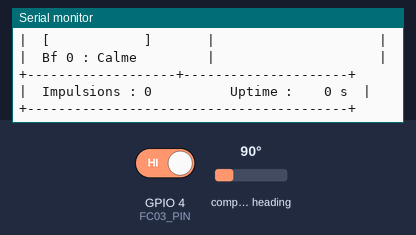
Bench run of a sketch on a simulated ESP32. Shown: the last lines printed to the serial monitor. Wiring (inferred from the names in the program): AS5600 angle sensor at I2C address 0x36. Inputs (shaded band) come from the test bench; at power-on: compass heading 90°, GPIO 4 (FC03_PIN) HIGH.

Above: at 1.7 s.
1.8 s: compass heading set to 7°
At 2.4 s:
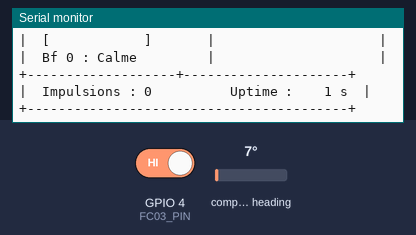
3.5 s: compass heading set to 180°
At 4.8 s:
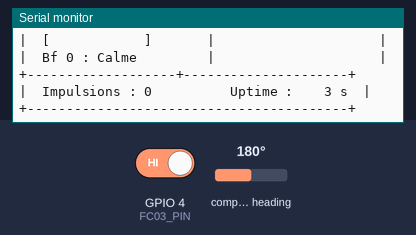
5.5 s: compass heading set to 269°
At 6.6 s:
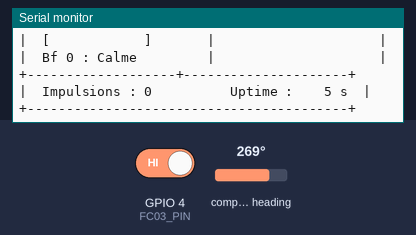
7.5 s: compass heading set to 352°
At 8.8 s:
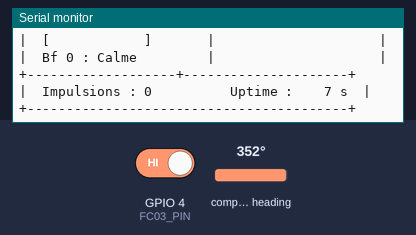

Measured:
- after the input at 1.8 s, the serial monitor: prints a new line after 0.21 s (image 1)
- after the input at 3.5 s, the serial monitor: prints a new line after 0.52 s (image 2)
- after the input at 5.5 s, the serial monitor: prints a new line after 0.52 s (image 3)
- after the input at 7.5 s, the serial monitor: prints a new line after 0.52 s (image 4)

The sketch:

Code_Partie2_FC-03_AS5600.ino
```cpp
/*
 * ============================================================
 *  STATION DE MESURE VENT — ESP32
 *  Vitesse : FC-03 + roue codeuse 30 fentes (rayon bras = 4 cm)
 *  Direction : encodeur magnétique AS5600 (I²C)
 * ============================================================
 *  Auteur  : generated for ESP32 / Arduino framework
 *  Révision: 2025
 * ============================================================
 *
 *  Formule vitesse :
 *    chaque impulsion FC-03 = 360/30 = 12° de rotation
 *    => 1 tour complet = 30 impulsions
 *    distance / tour = 2π × r = 2π × 0.04 m ≈ 0.2513 m
 *    distance / impulsion = 0.2513 / 30 ≈ 8.378 mm
 *    V (m/s) = (nb_impulsions × dist_par_impulsion) / temps_s
 *
 *  AS5600 :
 *    Registre angle brut = 0x0E (2 octets, 12 bits → 0..4095)
 *    Angle (°) = (raw / 4096) × 360
 * ============================================================
 */

#include <Arduino.h>
#include <Wire.h>

/* ─── Broches ─────────────────────────────────────────── */
#define FC03_PIN       4     // entrée digitale FC-03 (IRAM-safe, pull-up externe si nécessaire)
#define SDA_PIN        21     // I²C SDA → AS5600
#define SCL_PIN        22     // I²C SCL → AS5600

/* ─── Paramètres anémomètre ───────────────────────────── */
#define NB_FENTES      30                             // nombre de fentes sur la roue
#define RAYON_M        0.04f                          // rayon du bras de coupelles (mètres)
#define DIST_PAR_PULSE (TWO_PI * RAYON_M / NB_FENTES) // ≈ 0.008378 m

/* ─── Paramètres mesure ───────────────────────────────── */
#define INTERVALLE_MS  1000   // fenêtre de comptage (ms) — 1 s
#define MOYS_NB        5      // nombre de mesures pour la moyenne glissante

/* ─── Adresse / registres AS5600 ─────────────────────── */
#define AS5600_ADDR    0x36
#define REG_ANGLE_MSB  0x0E   // registre 12-bit angle brut (2 octets Big-Endian)
#define REG_STATUS     0x0B   // registre statut (bit 5 = MD = magnet detected)

/* ─── Variables globales ─────────────────────────────── */
volatile uint32_t g_pulses = 0;   // compteur d'impulsions (mis à jour par ISR)

float   buf_vitesse[MOYS_NB] = {0};   // tampon moyenne glissante
uint8_t idx_moy = 0;

/* ─── Prototypes ─────────────────────────────────────── */
void    IRAM_ATTR isrFC03();
bool    as5600Detecte();
uint16_t lireAngleBrut();
float   brut2Degres(uint16_t raw);
String  degreVersCardinal(float deg);
float   calcVitesse(uint32_t impulsions, uint32_t dt_ms);
float   moyenneGlissante(float nouvelle_valeur);
void    afficherJSON(float vitesse_ms, float vitesse_kmh, float vitesse_bf,
                     float dir_deg, const String& cardinal);
uint8_t echelleBeaufort(float v_ms);

/* ===========================================================
   SETUP
   =========================================================== */
void setup()
{
    Serial.begin(115200);
    delay(500);

    /* ── FC-03 ── */
    pinMode(FC03_PIN, INPUT);                                 // pull-up externe recommandé
    attachInterrupt(digitalPinToInterrupt(FC03_PIN),
                    isrFC03, FALLING);                        // front descendant = fente traversée

    /* ── I²C / AS5600 ── */
    Wire.begin(SDA_PIN, SCL_PIN);
    Wire.setClock(400000);   // mode Fast I²C

    Serial.println("\n========================================");
    Serial.println("  STATION VENT  —  ESP32");
    Serial.println("========================================");

    if (as5600Detecte()) {
        Serial.println("[AS5600]  capteur détecté ✓");
    } else {
        Serial.println("[AS5600]  ERREUR : capteur non trouvé !");
        Serial.println("          Vérifiez câblage SDA/SCL et alimentation 3.3 V.");
    }

    Serial.println("[FC-03]   interruption configurée sur GPIO " + String(FC03_PIN));
    Serial.printf("[Anémomètre] %d fentes, rayon %.0f mm, dist/pulse = %.4f m\n",
                  NB_FENTES, RAYON_M * 1000.0f, DIST_PAR_PULSE);
    Serial.println("----------------------------------------");
    Serial.println("Format : JSON compact, 1 ligne par seconde");
    Serial.println("----------------------------------------\n");
}

/* ===========================================================
   LOOP
   =========================================================== */
void loop()
{
    static uint32_t t_dernier   = 0;
    static uint32_t pulses_prec = 0;

    uint32_t t_courant = millis();

    if (t_courant - t_dernier >= INTERVALLE_MS)
    {
        uint32_t dt = t_courant - t_dernier;
        t_dernier   = t_courant;

        /* ── Snapshot atomique du compteur ISR ── */
        noInterrupts();
        uint32_t pulses_courants = g_pulses;
        interrupts();

        uint32_t delta = pulses_courants - pulses_prec;
        pulses_prec    = pulses_courants;

        /* ── Vitesse ── */
        float v_ms   = calcVitesse(delta, dt);
        float v_moy  = moyenneGlissante(v_ms);
        float v_kmh  = v_moy * 3.6f;
        uint8_t bf   = echelleBeaufort(v_moy);

        /* ── Direction ── */
        uint16_t brut    = lireAngleBrut();
        float    dir_deg = brut2Degres(brut);
        String   cardinal = degreVersCardinal(dir_deg);

        /* ── Sortie ── */
        afficherJSON(v_moy, v_kmh, (float)bf, dir_deg, cardinal);
    }
}

/* ===========================================================
   ISR  —  FC-03
   Déclenchée sur chaque front descendant (passage d'une fente)
   =========================================================== */
void IRAM_ATTR isrFC03()
{
    g_pulses++;
}

/* ===========================================================
   AS5600 — Détection
   =========================================================== */
bool as5600Detecte()
{
    /* Tentative de communication I²C */
    Wire.beginTransmission(AS5600_ADDR);
    if (Wire.endTransmission() != 0) return false;

    /* Vérification bit MD (Magnet Detected) dans le registre STATUS */
    Wire.beginTransmission(AS5600_ADDR);
    Wire.write(REG_STATUS);
    Wire.endTransmission(false);
    Wire.requestFrom(AS5600_ADDR, (uint8_t)1);
    if (!Wire.available()) return false;
    uint8_t status = Wire.read();
    return (status >> 5) & 0x01;   // bit 5 = MD
}

/* ===========================================================
   AS5600 — Lecture angle brut (12 bits)
   =========================================================== */
uint16_t lireAngleBrut()
{
    Wire.beginTransmission(AS5600_ADDR);
    Wire.write(REG_ANGLE_MSB);
    Wire.endTransmission(false);
    Wire.requestFrom(AS5600_ADDR, (uint8_t)2);

    if (Wire.available() < 2) return 0;

    uint16_t msb = Wire.read();
    uint16_t lsb = Wire.read();
    return ((msb << 8) | lsb) & 0x0FFF;   // 12 bits valides
}

/* ===========================================================
   Conversion brut → degrés (0..360)
   =========================================================== */
float brut2Degres(uint16_t raw)
{
    return (raw / 4096.0f) * 360.0f;
}

/* ===========================================================
   Direction en point cardinal (16 secteurs de 22.5°)
   Système : Nord = 0°/360°, sens horaire
   =========================================================== */
String degreVersCardinal(float deg)
{
    static const char* CARDINAUX[16] = {
        "N","NNE","NE","ENE","E","ESE","SE","SSE",
        "S","SSO","SO","OSO","O","ONO","NO","NNO"
    };
    uint8_t idx = (uint8_t)((deg + 11.25f) / 22.5f) % 16;
    return String(CARDINAUX[idx]);
}

/* ===========================================================
   Calcul vitesse du vent en m/s
   V = (n × dist_par_pulse) / dt
   =========================================================== */
float calcVitesse(uint32_t impulsions, uint32_t dt_ms)
{
    if (dt_ms == 0) return 0.0f;
    float dt_s = dt_ms / 1000.0f;
    return (impulsions * DIST_PAR_PULSE) / dt_s;
}

/* ===========================================================
   Moyenne glissante sur MOYS_NB mesures
   =========================================================== */
float moyenneGlissante(float val)
{
    buf_vitesse[idx_moy % MOYS_NB] = val;
    idx_moy++;
    float somme = 0;
    for (uint8_t i = 0; i < MOYS_NB; i++) somme += buf_vitesse[i];
    return somme / MOYS_NB;
}

/* ===========================================================
   Échelle de Beaufort (0..12) à partir de la vitesse en m/s
   =========================================================== */
uint8_t echelleBeaufort(float v_ms)
{
    static const float SEUILS[12] = {
        0.3f, 1.5f, 3.4f, 5.4f, 7.9f, 10.7f,
        13.8f, 17.1f, 20.7f, 24.4f, 28.4f, 32.7f
    };
    for (uint8_t bf = 0; bf < 12; bf++) {
        if (v_ms < SEUILS[bf]) return bf;
    }
    return 12;
}

/* ===========================================================
   Affichage lisible sur le moniteur série
   Exemple :
   ┌─────────────────────────────────────────────┐
   │        STATION MÉTÉO — MESURE VENT          │
   ├──────────────────┬──────────────────────────┤
   │  VITESSE         │  DIRECTION               │
   │  4.215  m/s      │  247.3°  OSO             │
   │  15.17  km/h     │  [SO ← · → O]            │
   │  Beaufort : 4    │                          │
   ├──────────────────┴──────────────────────────┤
   │  Impulsions totales : 503   Uptime : 503 s  │
   └─────────────────────────────────────────────┘
   =========================================================== */

/* Retourne la description Beaufort */
static const char* descBeaufort(uint8_t bf)
{
    static const char* DESC[13] = {
        "Calme",        "Très légère brise", "Légère brise",
        "Petite brise", "Jolie brise",        "Brise fraîche",
        "Vent frais",   "Grand frais",        "Coup de vent",
        "Fort coup de vent", "Tempête",       "Violente tempête",
        "Ouragan"
    };
    return bf <= 12 ? DESC[bf] : "???";
}

/* Barre de progression vitesse (0..12 blocs pour 0..32.7 m/s) */
static String barreVitesse(float v_ms)
{
    const uint8_t MAX_BLOCS = 12;
    uint8_t blocs = (uint8_t)constrain(v_ms / 32.7f * MAX_BLOCS, 0, MAX_BLOCS);
    String b = "[";
    for (uint8_t i = 0; i < MAX_BLOCS; i++) b += (i < blocs) ? '#' : ' ';
    b += "]";
    return b;
}

/* Rose des vents ASCII 8 points */
static String roseVents(float deg)
{
    /*  Disposition fixe :
           NNO  N  NNE
           NO   +  NE
           ONO  O  ESE   etc.  — on met juste la flèche 8-dir
    */
    const uint8_t sect = (uint8_t)((deg + 22.5f) / 45.0f) % 8;
    /* 0=N 1=NE 2=E 3=SE 4=S 5=SO 6=O 7=NO */
    static const char* FLECHE[8] = {
        "  ^  ", " / ", " > ", " \\ ", "  v  ", " / ", " < ", " \\ "
    };
    static const char* LABEL[8] = { "N","NE","E","SE","S","SO","O","NO" };
    String r = "  ";
    r += LABEL[sect];
    r += "  ";
    r += FLECHE[sect];
    return r;
}

void afficherJSON(float vitesse_ms, float vitesse_kmh, float vitesse_bf,
                  float dir_deg, const String& cardinal)
{
    static uint32_t t_debut_s = 0;
    if (t_debut_s == 0) t_debut_s = millis() / 1000;

    noInterrupts();
    uint32_t ptot = g_pulses;
    interrupts();

    uint32_t uptime = millis() / 1000 - t_debut_s;
    uint8_t  bf     = (uint8_t)vitesse_bf;
    String   barre  = barreVitesse(vitesse_ms);
    String   rose   = roseVents(dir_deg);

    /* ── Effacement terminal (ANSI) ── */
    Serial.print("\033[2J\033[H");   // clear + curseur en haut

    /* ── Encadré principal ── */
    Serial.println("+-----------------------------------------+");
    Serial.println("|     STATION METEO  --  MESURE VENT     |");
    Serial.println("+-------------------+---------------------+");
    Serial.println("|     VITESSE       |     DIRECTION       |");
    Serial.println("+-------------------+---------------------+");

    /* Ligne m/s */
    Serial.printf("|  %-7.3f  m/s     |  %6.1f deg  %-4s  |\n",
                  vitesse_ms, dir_deg, cardinal.c_str());

    /* Ligne km/h + rose */
    Serial.printf("|  %-7.2f  km/h    |     %s     |\n",
                  vitesse_kmh, rose.c_str());

    /* Ligne barre + Beaufort */
    Serial.printf("|  %s       |                     |\n", barre.c_str());

    /* Ligne description Beaufort */
    char bf_buf[22];
    snprintf(bf_buf, sizeof(bf_buf), "Bf %d : %-14s", bf, descBeaufort(bf));
    Serial.printf("|  %-17s|                     |\n", bf_buf);

    Serial.println("+-------------------+---------------------+");

    /* Ligne bas : impulsions + uptime */
    Serial.printf("|  Impulsions : %-8lu   Uptime : %4lu s  |\n",
                  (unsigned long)ptot, (unsigned long)uptime);

    Serial.println("+-----------------------------------------+");
}
```
